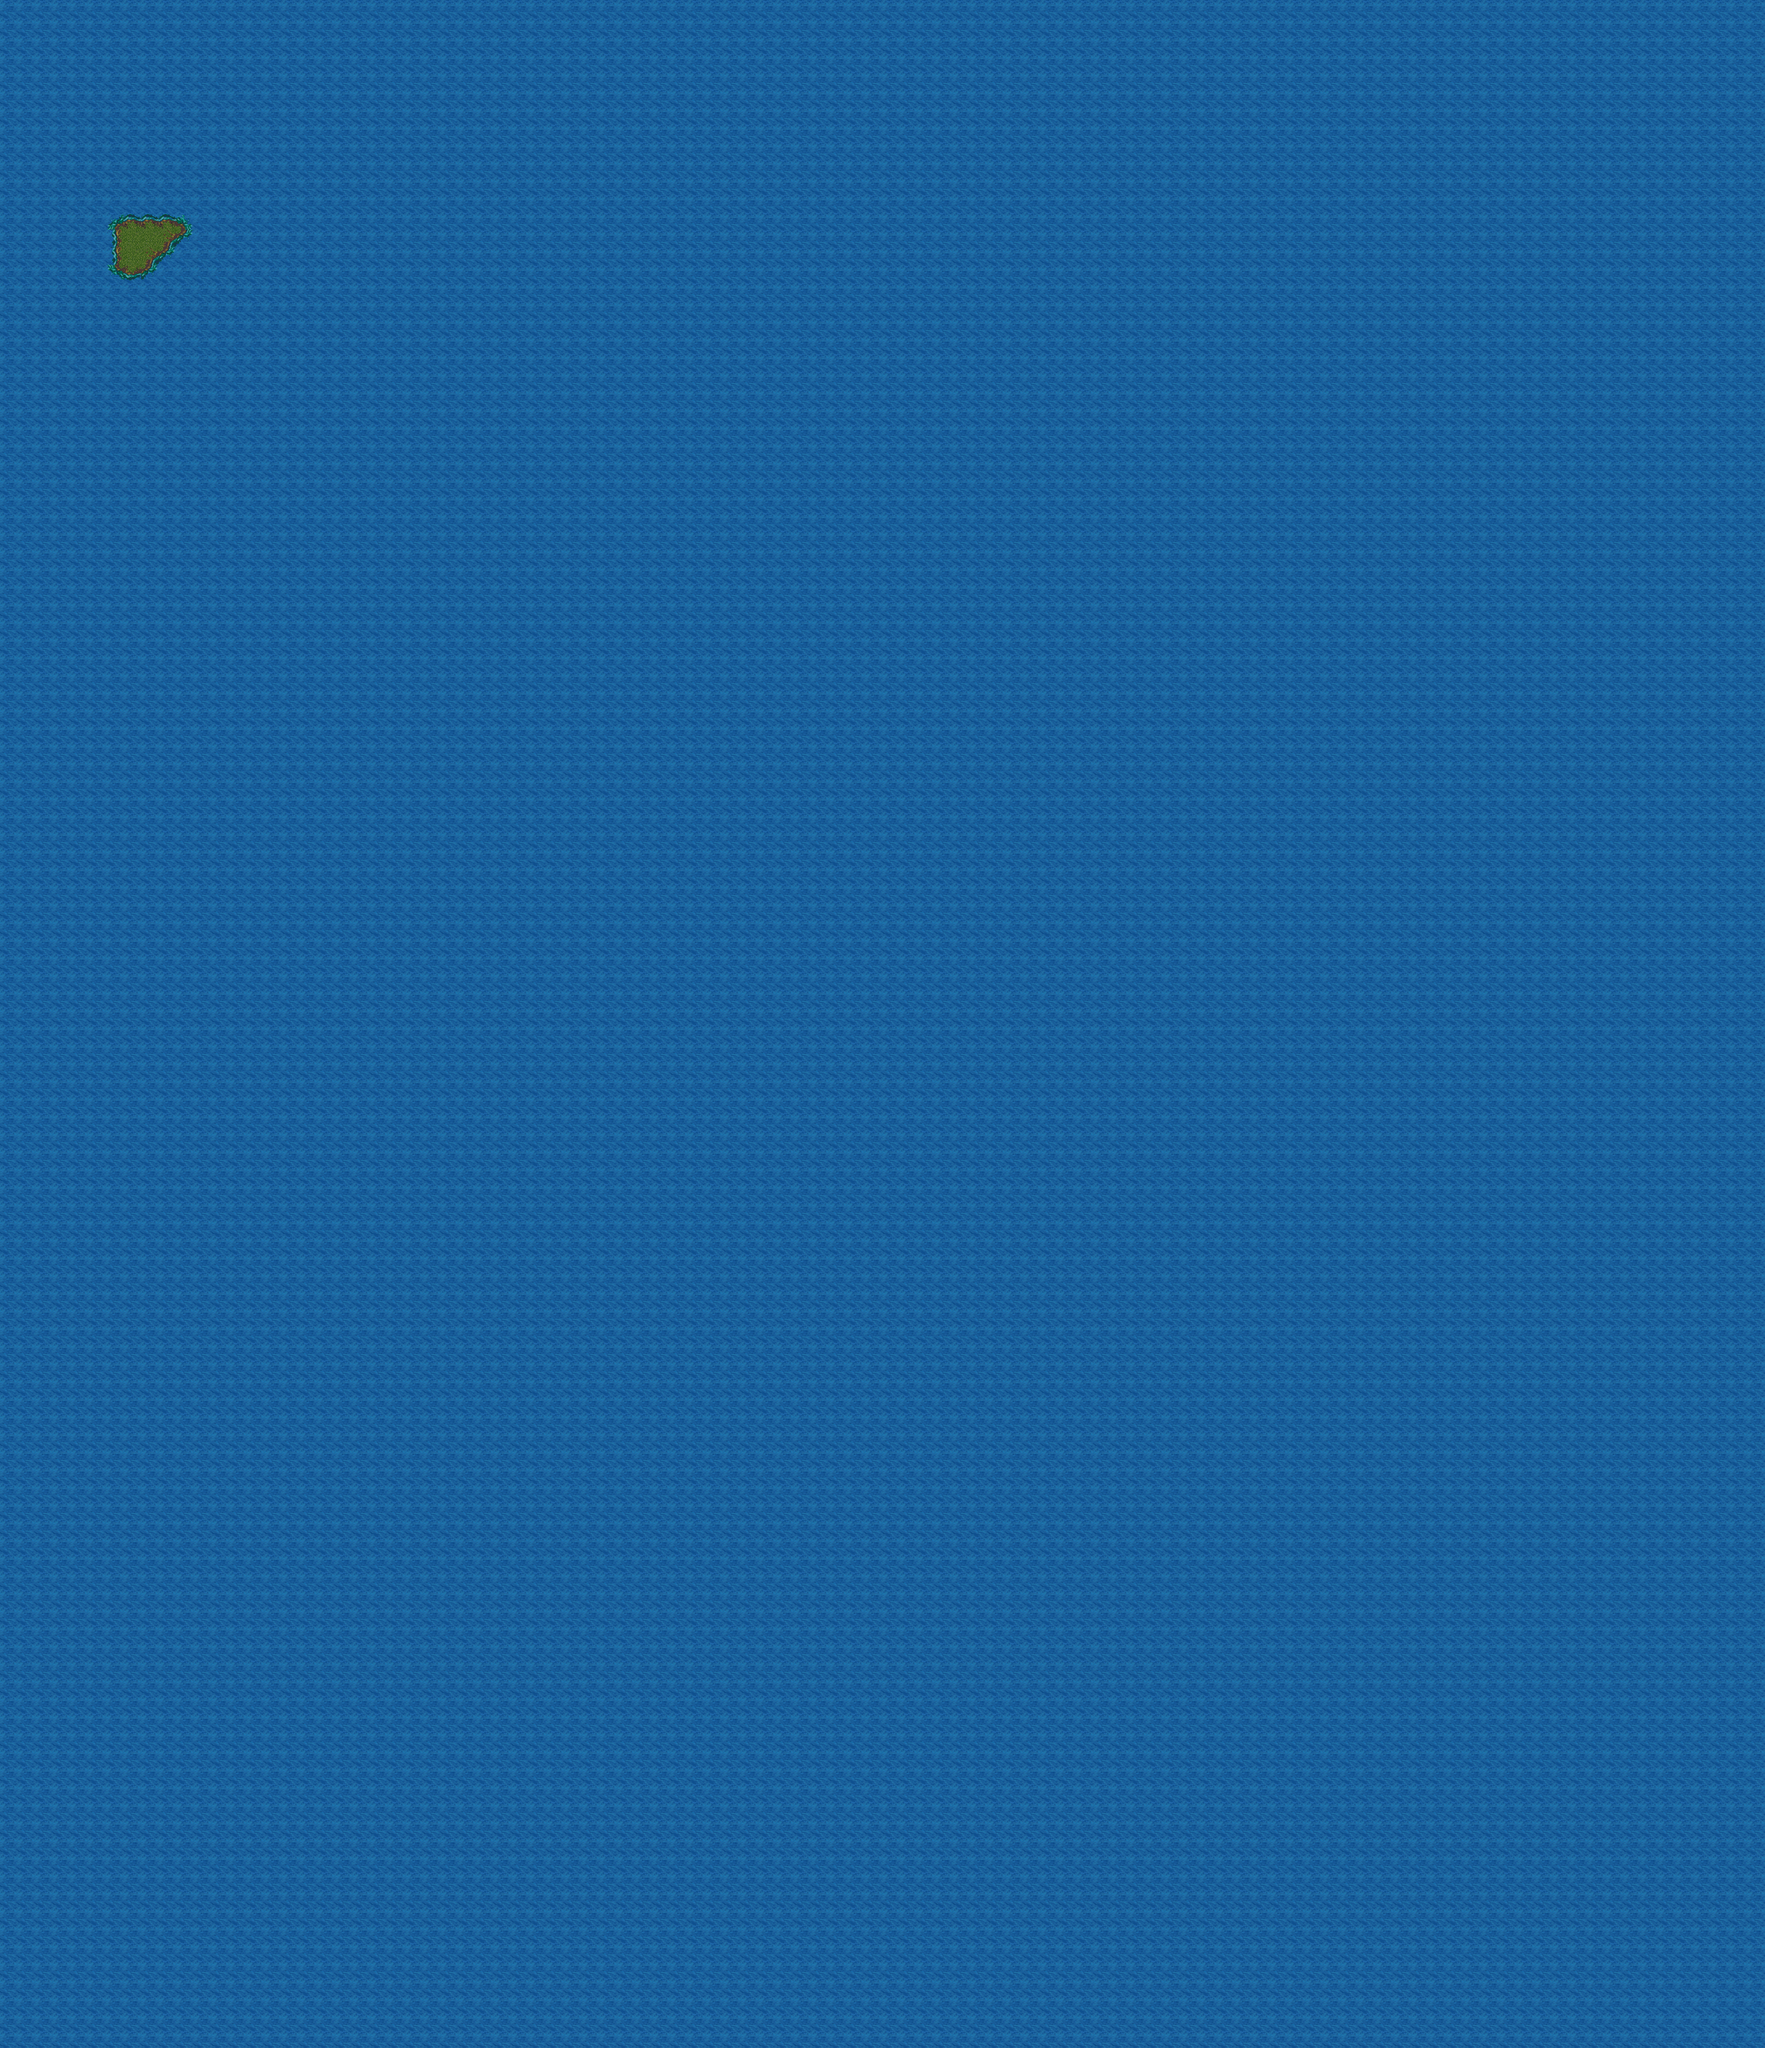

A 2D game scene composited from a Tiled map and its tileset images. What follows is a short description and the map's XML, with each tile layer's data collapsed to a summary:
An orthogonal 100x116 tile map with 32x32 px tiles, 2 tile layers (-1, 0), 2 tilesets and 4 objects (3x DebugEnemy, Player).

<map version="1.2" tiledversion="1.2.1" orientation="orthogonal" renderorder="right-down" width="100" height="116" tilewidth="32" tileheight="32" infinite="0" nextlayerid="16" nextobjectid="27">
 <tileset firstgid="1" name="ExampleTileset" tilewidth="32" tileheight="32" tilecount="256" columns="16">
  <image source="wood_tileset.png" width="512" height="512" />
 </tileset>
 <tileset firstgid="257" name="SecondExample" tilewidth="32" tileheight="32" tilecount="1518" columns="46">
  <image source="dd.png" width="1488" height="1056" />
 </tileset>
 <layer id="11" name="-1" width="100" height="116">
  <data>[11600 cells, 11600 non-empty, 35 distinct tile ids]</data>
 </layer>
 <layer id="10" name="0" width="100" height="116">
  <data>[11600 cells, 11600 non-empty, 10 distinct tile ids]</data>
 </layer>
 <objectgroup id="14" name="-1" visible="0">
  <object id="23" name="Player" x="501" y="271">
   <point />
  </object>
  <object id="24" name="DebugEnemy" x="569" y="350">
   <point />
  </object>
 </objectgroup>
 <objectgroup id="15" name="0">
  <object id="25" name="DebugEnemy" x="261" y="445">
   <point />
  </object>
  <object id="26" name="DebugEnemy" x="236" y="480">
   <point />
  </object>
 </objectgroup>
</map>
